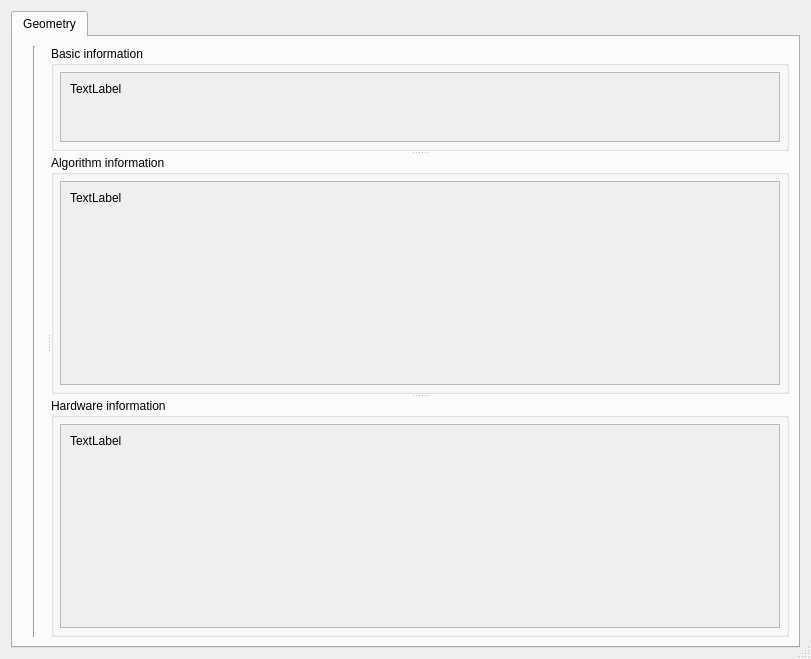
<?xml version="1.0" encoding="UTF-8"?>
<ui version="4.0">
 <class>Dialog</class>
 <widget class="QDialog" name="Dialog">
  <property name="geometry">
   <rect>
    <x>0</x>
    <y>0</y>
    <width>811</width>
    <height>659</height>
   </rect>
  </property>
  <property name="windowTitle">
   <string>Dialog</string>
  </property>
  <property name="sizeGripEnabled">
   <bool>true</bool>
  </property>
  <property name="modal">
   <bool>true</bool>
  </property>
  <layout class="QVBoxLayout" name="verticalLayout_2">
   <item>
    <widget class="QTabWidget" name="information_tab">
     <property name="currentIndex">
      <number>0</number>
     </property>
     <widget class="QWidget" name="geometry">
      <attribute name="title">
       <string>Geometry</string>
      </attribute>
      <layout class="QVBoxLayout" name="verticalLayout">
       <item>
        <widget class="QSplitter" name="main_splitter">
         <property name="orientation">
          <enum>Qt::Horizontal</enum>
         </property>
         <widget class="QWidget" name="leftWidget" native="true">
          <property name="sizePolicy">
           <sizepolicy hsizetype="Expanding" vsizetype="Expanding">
            <horstretch>0</horstretch>
            <verstretch>0</verstretch>
           </sizepolicy>
          </property>
          <layout class="QHBoxLayout" name="left_layout">
           <property name="leftMargin">
            <number>0</number>
           </property>
           <property name="topMargin">
            <number>0</number>
           </property>
           <property name="rightMargin">
            <number>0</number>
           </property>
           <property name="bottomMargin">
            <number>0</number>
           </property>
           <item>
            <widget class="Line" name="line">
             <property name="orientation">
              <enum>Qt::Vertical</enum>
             </property>
            </widget>
           </item>
          </layout>
         </widget>
         <widget class="QSplitter" name="splitter">
          <property name="orientation">
           <enum>Qt::Vertical</enum>
          </property>
          <widget class="QGroupBox" name="basic_groupbox">
           <property name="title">
            <string>Basic information</string>
           </property>
           <layout class="QVBoxLayout" name="verticalLayout_4">
            <property name="leftMargin">
             <number>6</number>
            </property>
            <property name="topMargin">
             <number>6</number>
            </property>
            <property name="rightMargin">
             <number>6</number>
            </property>
            <property name="bottomMargin">
             <number>6</number>
            </property>
            <item>
             <widget class="QScrollArea" name="scrollArea">
              <property name="widgetResizable">
               <bool>true</bool>
              </property>
              <widget class="QWidget" name="scrollAreaWidgetContents">
               <property name="geometry">
                <rect>
                 <x>0</x>
                 <y>0</y>
                 <width>717</width>
                 <height>85</height>
                </rect>
               </property>
               <layout class="QVBoxLayout" name="verticalLayout_6">
                <item>
                 <widget class="QLabel" name="basic_label">
                  <property name="sizePolicy">
                   <sizepolicy hsizetype="Minimum" vsizetype="Preferred">
                    <horstretch>0</horstretch>
                    <verstretch>0</verstretch>
                   </sizepolicy>
                  </property>
                  <property name="text">
                   <string>TextLabel</string>
                  </property>
                 </widget>
                </item>
                <item>
                 <spacer name="verticalSpacer">
                  <property name="orientation">
                   <enum>Qt::Vertical</enum>
                  </property>
                  <property name="sizeHint" stdset="0">
                   <size>
                    <width>20</width>
                    <height>47</height>
                   </size>
                  </property>
                 </spacer>
                </item>
               </layout>
              </widget>
             </widget>
            </item>
           </layout>
          </widget>
          <widget class="QGroupBox" name="algorithm_groupbox">
           <property name="title">
            <string>Algorithm information</string>
           </property>
           <layout class="QVBoxLayout" name="verticalLayout_7">
            <property name="leftMargin">
             <number>6</number>
            </property>
            <property name="topMargin">
             <number>6</number>
            </property>
            <property name="rightMargin">
             <number>6</number>
            </property>
            <property name="bottomMargin">
             <number>6</number>
            </property>
            <item>
             <widget class="QScrollArea" name="scrollArea_2">
              <property name="widgetResizable">
               <bool>true</bool>
              </property>
              <widget class="QWidget" name="scrollAreaWidgetContents_2">
               <property name="geometry">
                <rect>
                 <x>0</x>
                 <y>0</y>
                 <width>717</width>
                 <height>197</height>
                </rect>
               </property>
               <layout class="QVBoxLayout" name="verticalLayout_5">
                <item>
                 <widget class="QLabel" name="algorithm_label">
                  <property name="sizePolicy">
                   <sizepolicy hsizetype="Minimum" vsizetype="Preferred">
                    <horstretch>0</horstretch>
                    <verstretch>0</verstretch>
                   </sizepolicy>
                  </property>
                  <property name="text">
                   <string>TextLabel</string>
                  </property>
                 </widget>
                </item>
                <item>
                 <spacer name="verticalSpacer_3">
                  <property name="orientation">
                   <enum>Qt::Vertical</enum>
                  </property>
                  <property name="sizeHint" stdset="0">
                   <size>
                    <width>20</width>
                    <height>201</height>
                   </size>
                  </property>
                 </spacer>
                </item>
               </layout>
              </widget>
             </widget>
            </item>
           </layout>
          </widget>
          <widget class="QGroupBox" name="hardware_groupbox">
           <property name="title">
            <string>Hardware information</string>
           </property>
           <layout class="QVBoxLayout" name="verticalLayout_3">
            <property name="leftMargin">
             <number>6</number>
            </property>
            <property name="topMargin">
             <number>6</number>
            </property>
            <property name="rightMargin">
             <number>6</number>
            </property>
            <property name="bottomMargin">
             <number>6</number>
            </property>
            <item>
             <widget class="QScrollArea" name="scrollArea_3">
              <property name="widgetResizable">
               <bool>true</bool>
              </property>
              <widget class="QWidget" name="scrollAreaWidgetContents_3">
               <property name="geometry">
                <rect>
                 <x>0</x>
                 <y>0</y>
                 <width>717</width>
                 <height>196</height>
                </rect>
               </property>
               <layout class="QVBoxLayout" name="verticalLayout_8">
                <item>
                 <widget class="QLabel" name="hardware_label">
                  <property name="sizePolicy">
                   <sizepolicy hsizetype="Minimum" vsizetype="Preferred">
                    <horstretch>0</horstretch>
                    <verstretch>0</verstretch>
                   </sizepolicy>
                  </property>
                  <property name="text">
                   <string>TextLabel</string>
                  </property>
                 </widget>
                </item>
                <item>
                 <spacer name="verticalSpacer_2">
                  <property name="orientation">
                   <enum>Qt::Vertical</enum>
                  </property>
                  <property name="sizeHint" stdset="0">
                   <size>
                    <width>20</width>
                    <height>201</height>
                   </size>
                  </property>
                 </spacer>
                </item>
               </layout>
              </widget>
             </widget>
            </item>
           </layout>
          </widget>
         </widget>
        </widget>
       </item>
      </layout>
     </widget>
    </widget>
   </item>
  </layout>
 </widget>
 <resources/>
 <connections/>
</ui>
